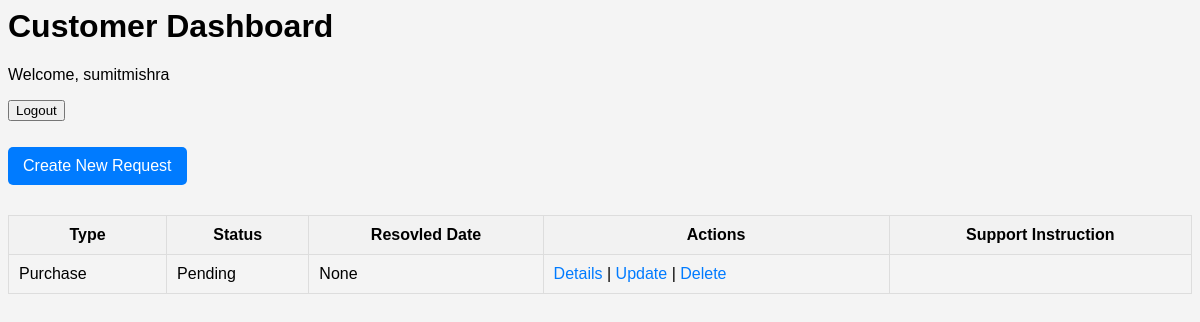
/dashboard/ (signed in), run on an earlier commit of the app's database.
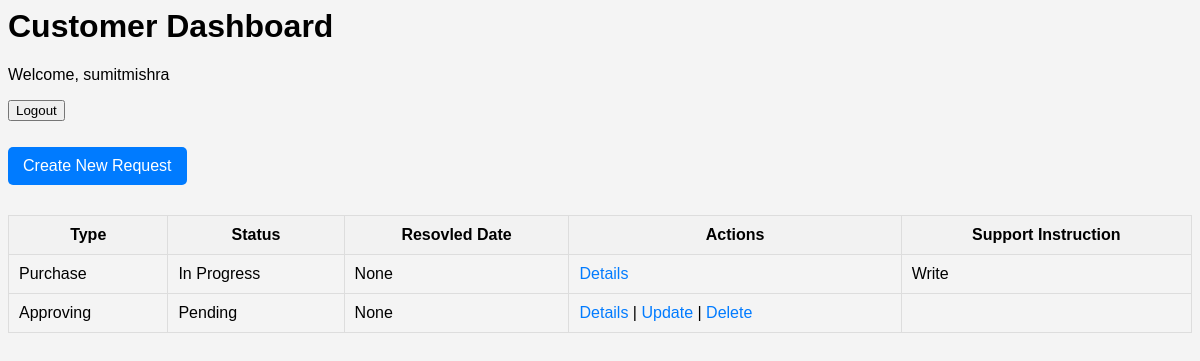
And on a later commit of the database.
### service_req/models.py (models this page shows, shortened)
class ServiceRequest(models.Model):
    REQUEST_STATUS = [
        ('Pending', 'Pending'),
        ('In Progress', 'In Progress'),
        ('Resolved', 'Resolved'),
    ]
    REQUEST_TYPE_CHOICES = [
        ('Leak', 'Gas Leak'),
        ('Installation', 'New Installation'),
        ('Maintenance', 'Maintenance'),
        ('Billing', 'Billing Inquiry'),
        ('Other', 'Other'),
    ]
    customers = models.ForeignKey(CustomUser, on_delete=models.CASCADE)
    request_type = models.CharField(max_length=50, choices=REQUEST_TYPE_CHOICES)
    details = models.TextField()
    support = models.TextField()
    status = models.CharField(choices=REQUEST_STATUS, max_length=20, default='Pending')
    date_created = models.DateTimeField(auto_now_add=True)
    date_resolved = models.DateTimeField(null=True, blank=True)

### customer/views.py (the view)
# urls.py: path('dashboard/', CustomerDashboardView.as_view(), name='dashboard'),
class CustomerDashboardView(LoginRequiredMixin, TemplateView):
    template_name = 'customer/dashboard.html'
    def get(self, request, *args, **kwargs):
        if not request.user.groups.filter(name='Customer').exists():
            return redirect('login')  # Redirect to login if not in Customer group
        return super().get(request, *args, **kwargs)
    def get_context_data(self, **kwargs):
        context = super().get_context_data(**kwargs)
        customer_service_requests = ServiceRequest.objects.filter(customers=self.request.user)
        context['service_requests'] = customer_service_requests
        return context

### customer/templates/customer/dashboard.html (shortened to what this page needs)
<html>
<head>
</head>
<body>
    <h1>Customer Dashboard</h1>
    <header>
            <p>Welcome, {{ user.username }}</p>
            <form action="{% url 'customer:logout' %}" method="post">
                <button type="submit">Logout</button>
            </form>
    </header>
    <a href="{% url 'service_req:service_request_create' %}" class="button">Create New Request</a>
    <table>
        <thead>
            <tr>
                <th>Type</th>
                <th>Status</th>
                <th>Resovled Date</th>
                <th>Actions</th>
                <th>Support Instruction</th>
            </tr>
        </thead>
        <tbody>
            {% if service_requests.exists %}
                {% for request in service_requests %}
                    <tr>
                        <td>{{ request.request_type }}</td>
                        <td>{{ request.status }}</td>
                        <td>{{ request.date_resolved }}</td>
                        <td>
                            <a href="{% url 'service_req:service_request_detail' request.pk %}">Details</a>
                            {% if request.status == 'Pending' %}
                                | <a href="{% url 'service_req:service_request_update' request.pk %}">Update</a>
                                | <a href="{% url 'service_req:service_request_delete' request.pk %}">Delete</a>
                            {% endif %}
                        </td>
                        <td>
                              {{request.support}}
                        </td>
                    </tr>
                {% endfor %}
            {% else %}
                <tr>
                    <td colspan="3">No service requests available.</td>
                </tr>
            {% endif %}
        </tbody>
    </table>
</body>
</html>

What changed in the data, as far as the page shows it:
changed ServiceRequest "Purchase": status "Pending" → "In Progress"; support (not shown) → "Write"; no longer shows "| Update | Delete"
added ServiceRequest: request_type "Approving", status "Pending", date_resolved "None", shows "Update"
